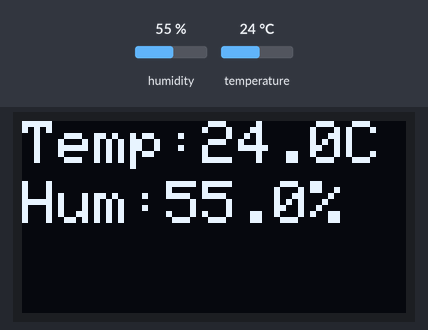
A sketch run on a simulated Arduino Uno, built with avr-gcc and run on an emulated ATmega328P. Shown: 128×64 one-colour display. The inputs (shaded band) are chosen by the test bench; at power-on: humidity 55 %, temperature 24 °C.

Above: at 2.9 s.
3.0 s: humidity set to 22 %
At 5.4 s:
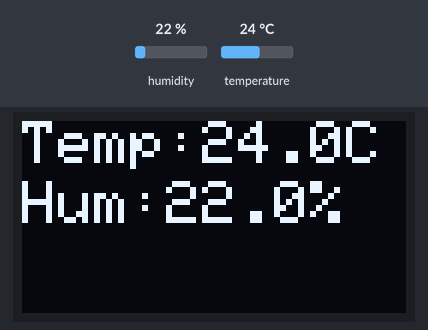
5.8 s: temperature set to 12 °C
At 6.5 s:
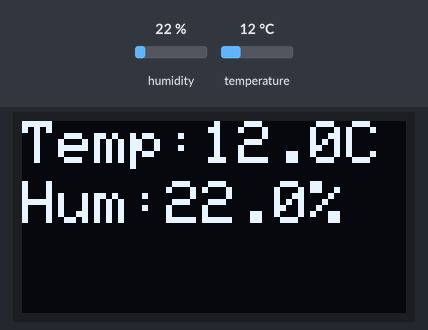
8.6 s: humidity set to 40 %
At 11.0 s:
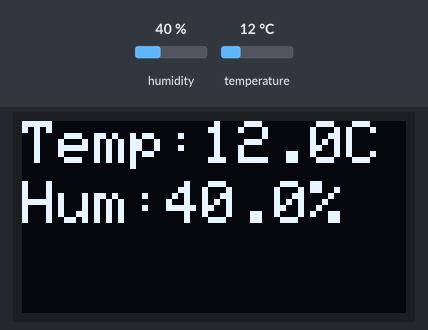
11.8 s: temperature set to 19 °C
At 13.2 s:
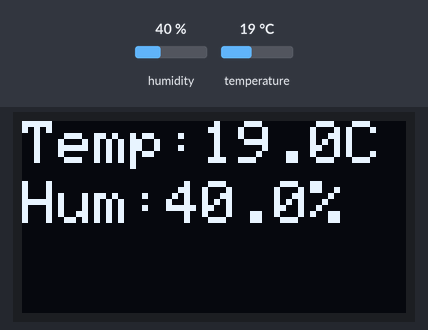
Timing chart, 0 to 14.8 s (numbered marks = the images above; inputs shaded):
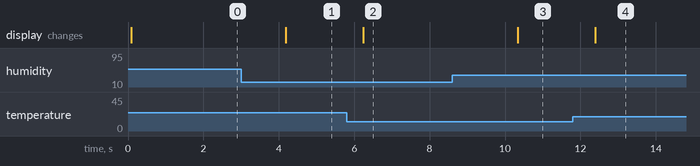

Measured:
- after the input at 3.0 s, the display: changes after 1.2 s (image 1)
- after the input at 5.8 s, the display: changes after 0.44 s (image 2)
- after the input at 8.6 s, the display: changes after 1.7 s (image 3)
- after the input at 11.8 s, the display: changes after 0.60 s (image 4)

The sketch:

displaying_hum_temp.ino
```cpp
#include <DHT.h>
#include <Wire.h>
#include <Adafruit_GFX.h>     // Graphics library
#include <Adafruit_SSD1306.h> // OLED display library
// OLED display resolution
#define SCREEN_WIDTH 128
#define SCREEN_HEIGHT 64
#define OLED_ADDR 0x3C // I2C address for OLED display

// Create an OLED display object
// Screen width, screen height, I2C communication, reset pin (-1 = not used)
Adafruit_SSD1306 display(SCREEN_WIDTH, SCREEN_HEIGHT, &Wire, -1);

int dhtPin = 2;
int dhtType = DHT11;
DHT dht(dhtPin, dhtType);
float humi;
float temp;

void setup()
{
    // put your setup code here, to run once:
    // Create an OLED display object
    // Initialize OLED display
    display.begin(SSD1306_SWITCHCAPVCC, OLED_ADDR);
    dht.begin();
}

void loop()
{
    // put your main code here, to run repeatedly:
    display.clearDisplay();
    display.setTextSize(2); // Bigger text → about 3-4 rows
    display.setTextColor(WHITE);

    humi = dht.readHumidity();
    temp = dht.readTemperature(); // Celsius
    // Row 1
    display.setCursor(0, 0);
    display.print("Temp:");
    display.print(temp, 1); // print temperature with 0 decimal places
    display.println("C");

    // Row 2
    display.setCursor(0, 20);
    display.print("Hum:");
    display.print(humi, 1); // print temperature with no decimal places
    display.println("%");

    display.display(); // send all text to OLED

    delay(2000); // DHT11 sensor can only be read every 2 seconds
}
```
